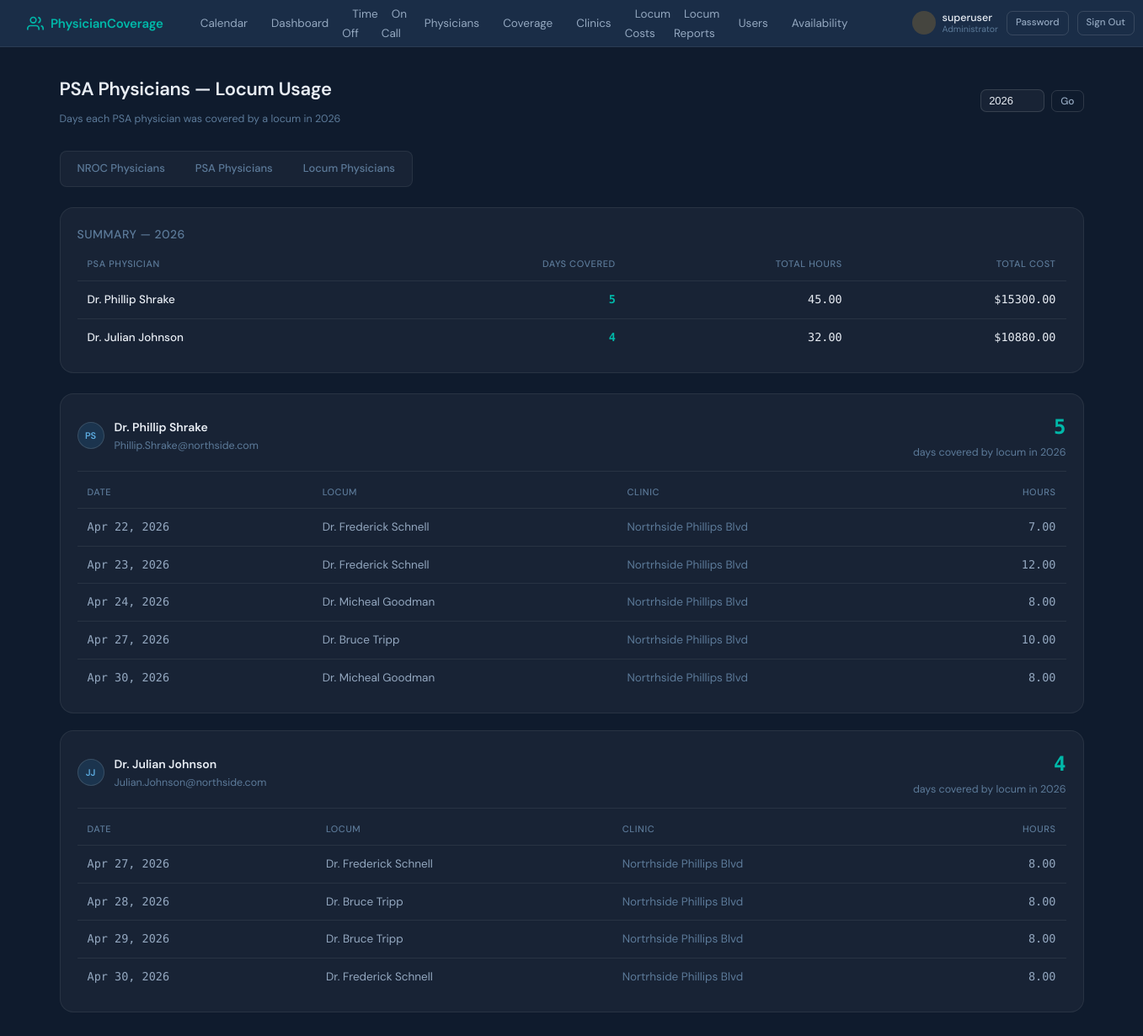
The page /physicians/psa/coverage-requests/ (signed in) on the database as committed earlier.
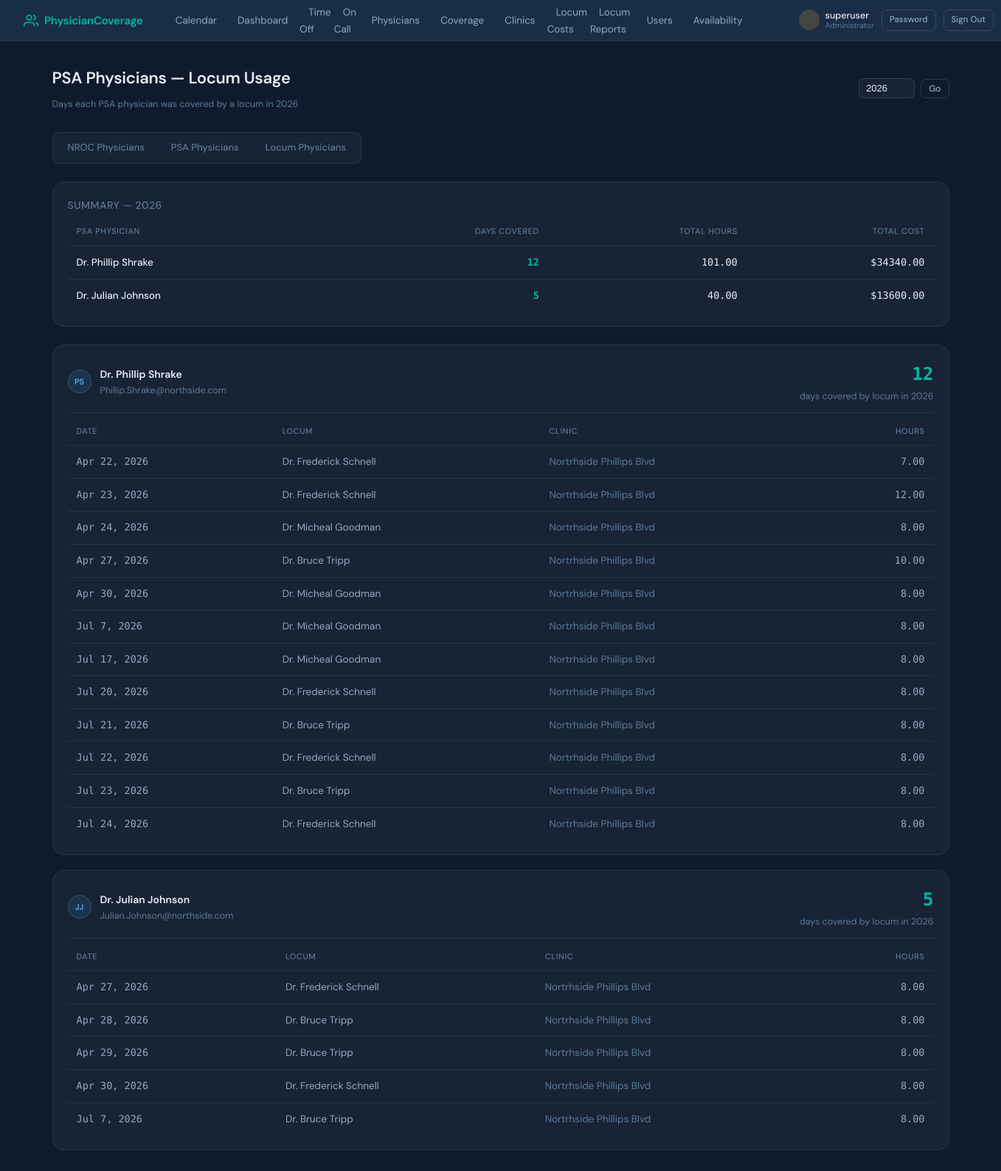
The same page on the database as committed later.
### coverage_tracker/models.py (models this page shows, shortened)
class Physician(models.Model):
    PHYSICIAN_TYPE_CHOICES = [
        ('regular', 'NROC Physician'),
        ('locum', 'Locum / Covering Physician'),
        ('psa', 'PSA Physician'),
    ]
    user = models.OneToOneField(User, on_delete=models.CASCADE, null=True, blank=True)
    first_name = models.CharField(max_length=100)
    last_name = models.CharField(max_length=100)
    email = models.EmailField(unique=True)
    physician_type = models.CharField(max_length=10, choices=PHYSICIAN_TYPE_CHOICES, default='regular')
    total_vacation_days = models.PositiveIntegerField(
        default=20,
        help_text="Annual vacation day allocation (for NROC physicians)"
    )
    total_cme_days = models.PositiveIntegerField(
        default=5,
        help_text="Annual CME / education day allocation"
    )
    daily_rate = models.DecimalField(
        max_digits=10, decimal_places=2, null=True, blank=True,
        help_text="Legacy / standard daily rate (kept for reference — hourly rate is used for pay)"
    )
    hourly_rate = models.DecimalField(
        max_digits=10, decimal_places=2, null=True, blank=True,
        help_text="Hourly rate for locum physicians. Daily pay = hourly rate × hours worked."
    )
    agency = models.CharField(
        max_length=200, blank=True,
        help_text="Staffing agency name (for locum physicians)"
    )
    availability_notes = models.TextField(
        blank=True,
        help_text="Free-text availability note shown on the availability page (e.g. 'Out until October — maternity leave')."
    )
    is_active = models.BooleanField(default=True)
    class Meta:
        ordering = ['physician_type', 'last_name', 'first_name']
    def __str__(self):
        return f"Dr. {self.first_name} {self.last_name}"

class CoverageAssignment(models.Model):
    clinic = models.ForeignKey(Clinic, on_delete=models.CASCADE, related_name='coverage_assignments')
    hours = models.DecimalField(max_digits=5, decimal_places=2, null=True, blank=True)
    covering_physician = models.ForeignKey(
        Physician, on_delete=models.CASCADE, related_name='coverage_assignments',
        null=True, blank=True,
        limit_choices_to={'physician_type': 'locum'},
        help_text="Locum physician providing coverage"
    )
    covered_physician = models.ForeignKey(
        Physician, on_delete=models.CASCADE, related_name='covered_assignments',
        null=True, blank=True,
        limit_choices_to={'physician_type': 'regular'},
        help_text="NROC physician being covered (optional)"
    )
    date = models.DateField()
    no_coverage_needed = models.BooleanField(
        default=False,
        help_text="Mark this day as resolved without assigning a locum (e.g., half day, shift swapped)."
    )
    no_coverage_reason = models.CharField(
        max_length=255, blank=True,
        help_text="Required reason when 'no coverage needed' is set (e.g., 'half day', 'physician swapped shift')."
    )
    hourly_rate_override = models.DecimalField(
        max_digits=10, decimal_places=2, null=True, blank=True,
        help_text="Override the locum's standard hourly rate for this specific assignment"
    )
    daily_rate_override = models.DecimalField(
        max_digits=10, decimal_places=2, null=True, blank=True,
        help_text="Override the locum's standard daily rate for this specific assignment"
    )
    notes = models.TextField(blank=True)
    created_at = models.DateTimeField(auto_now_add=True)
    class Meta:
        ordering = ['date', 'clinic']
        constraints = [
            models.UniqueConstraint(
                fields=['clinic', 'covering_physician', 'date'],
                condition=models.Q(covering_physician__isnull=False),
                name='unique_clinic_locum_date_when_assigned',
            ),
            models.UniqueConstraint(
                fields=['covered_physician', 'date'],
                condition=models.Q(no_coverage_needed=True),
                name='unique_no_coverage_per_covered_physician_per_day',
            ),
        ]
    @property
    def effective_hourly_rate(self):
        if self.no_coverage_needed or self.covering_physician is None:   # ← NEW guard
            return Decimal('0.00')
        if self.hourly_rate_override is not None:
            return self.hourly_rate_override
        return self.covering_physician.hourly_rate or Decimal('0.00')
    @property
    def effective_daily_rate(self):
        if self.no_coverage_needed or self.covering_physician is None:   # ← NEW guard
            return Decimal('0.00')
        if self.hourly_rate_override is not None or self.covering_physician.hourly_rate:
            hours = self.hours if self.hours is not None else Decimal('0.00')   # ← null-safe
            return (self.effective_hourly_rate * hours).quantize(Decimal('0.01'))
        if self.daily_rate_override is not None:
            return self.daily_rate_override
        return self.covering_physician.daily_rate or Decimal('0.00')
    @property
    def cost(self):
        return self.effective_daily_rate

class Clinic(models.Model):
    name = models.CharField(max_length=200)
    location = models.CharField(max_length=200, blank=True)
    regular_physicians = models.ManyToManyField(
        'Physician',
        blank=True,
        related_name='assigned_clinics',
        limit_choices_to={'physician_type__in': ['regular', 'psa']},
        help_text= "NROC and PSA physicians permanently assigned to this clinic"
    )
    is_active = models.BooleanField(default=True)
    class Meta:
        ordering = ['name']

### coverage_tracker/views.py (the view)
# urls.py: path('physicians/psa/coverage-requests/', views.psa_coverage_request_view, name='psa_coverage_request'),
@login_required_custom
def psa_coverage_request_view(request):
    year = _int_param(request, 'year', date.today().year)
    physicians = Physician.objects.filter(is_active=True, physician_type='psa').order_by('last_name', 'first_name')
    data = []
    for p in physicians:
        assignments = CoverageAssignment.objects.filter(
            covered_physician=p, date__year=year, no_coverage_needed=False,
        ).select_related('covering_physician', 'clinic').order_by('date')
        total_hours = sum(((a.hours or Decimal('0.00')) for a in assignments), Decimal('0.00'))
        total_cost = sum((a.cost for a in assignments), Decimal('0.00'))
        data.append({
            'physician': p,
            'assignments': assignments,
            'total': len(assignments),
            'total_hours': total_hours,
            'total_cost': total_cost,
        })
    data.sort(key=lambda r: r['total'], reverse=True)
    return render(request, 'coverage_tracker/psa_coverage_requests.html', {
        'data': data,
        'year': year,
    })

### coverage_tracker/context_processors.py (called while the page is built)
def user_profile(request):
    if request.user.is_authenticated:
        try:
            _ = request.user.profile
        except Exception:
            UserProfile.objects.get_or_create(
                user=request.user,
                defaults={'role': 'admin' if request.user.is_superuser else 'physician'}
            )
    return {}

### coverage_tracker/models.py (called while the page is built)
    @property
    def is_admin(self):
        return self.role == 'admin' or self.user.is_superuser

    @property
    def is_nursing(self):
        return self.role == 'nursing'

### coverage_tracker/views.py (called while the page is built)
def _int_param(request, name, default):
    try:
        return int(request.GET.get(name, default))
    except (TypeError, ValueError):
        return default

### coverage_tracker/templates/coverage_tracker/psa_coverage_requests.html (shortened to what the changed rows need)
{% extends "coverage_tracker/base.html" %}
{% block content %}
<div class="page-header">
  <div>
    <h1>PSA Physicians — Locum Usage</h1>
  </div>
</div>
{% if data %}
<div class="card" style="margin-bottom:1.5rem;">
  <div class="table-wrap">
    <table>
      <thead>
        <tr>
           <th>PSA Physician</th>
          <th style="text-align:right;">Days Covered</th>
          <th style="text-align:right;">Total Hours</th>
          <th style="text-align:right;">Total Cost</th>
        </tr>
      </thead>
      <tbody>
        {% for row in data %}
        <tr>
          <td>
            <a href="#physician-{{ row.physician.pk }}" style="color:var(--text);text-decoration:none;font-weight:500;">
              Dr. {{ row.physician.first_name }} {{ row.physician.last_name }}
            </a>
          </td>
          <td style="text-align:right;font-family:'DM Mono',monospace;font-weight:600;{% if row.total > 0 %}color:var(--teal);{% else %}color:var(--text-3);{% endif %}">
            {{ row.total }}
          </td>
          <td style="text-align:right;font-family:'DM Mono',monospace;{% if row.total > 0 %}color:var(--text);{% else %}color:var(--text-3);{% endif %}">
            {{ row.total_hours|floatformat:2 }}
          </td>
          <td style="text-align:right;font-family:'DM Mono',monospace;{% if row.total > 0 %}color:var(--text);{% else %}color:var(--text-3);{% endif %}">
            ${{ row.total_cost|floatformat:2 }}
          </td>
        </tr>
        {% endfor %}
      </tbody>
    </table>
  </div>
</div>
{% for row in data %}
{% if row.assignments %}
<div id="physician-{{ row.physician.pk }}" class="card" style="margin-bottom:1.25rem;">
  <div style="display:flex;align-items:center;justify-content:space-between;margin-bottom:1rem;padding-bottom:0.75rem;border-bottom:1px solid var(--border);">
    <div class="flex items-center gap-3">
      <div class="avatar avatar-psa">
        {{ row.physician.first_name.0 }}{{ row.physician.last_name.0 }}
      </div>
      <div>
        <a href="/physicians/{{ row.physician.pk }}/" style="font-weight:600;color:var(--text);text-decoration:none;">
          Dr. {{ row.physician.first_name }} {{ row.physician.last_name }}
        </a>
        <div class="text-muted text-sm">{{ row.physician.email }}</div>
      </div>
    </div>
    <div style="text-align:right;">
      <div style="font-size:24px;font-weight:700;font-family:'DM Mono',monospace;color:var(--teal);">{{ row.total }}</div>
      <div class="text-muted text-sm">day{{ row.total|pluralize }} covered by locum in {{ year }}</div>
    </div>
  </div>
  <div class="table-wrap">
    <table>
      <thead>
        <tr>
          <th>Date</th>
          <th>Locum</th>
          <th>Clinic</th>
          <th style="text-align:right;">Hours</th>
        </tr>
      </thead>
      <tbody>
        {% for a in row.assignments %}
        <tr>
          <td style="font-family:'DM Mono',monospace;font-weight:500;">{{ a.date|date:"M j, Y" }}</td>
          <td>{{ a.covering_physician }}</td>
          <td class="text-muted">{{ a.clinic.name|default:"—" }}</td>
          <td style="text-align:right;font-family:'DM Mono',monospace;">{{ a.hours }}</td>
        </tr>
        {% endfor %}
      </tbody>
    </table>
  </div>
</div>
{% endif %}
{% endfor %}
{% else %}
<div class="card">
  <div class="empty-state" style="padding:2rem;text-align:center;">
    No PSA physicians found. <a href="/physicians/add/?type=psa" style="color:var(--teal);">Add one</a>.
  </div>
</div>
{% endif %}
{% endblock %}

Rows that differ between the two databases and show on the page:
computed for Physician "Phillip": total "5" → "12"; total_hours "45.00" → "101.00"; total_cost "15300.00" → "34340.00"
computed for Physician "Julian": total "4" → "5"; total_hours "32.00" → "40.00"; total_cost "10880.00" → "13600.00"
added CoverageAssignment: date "Jul 7, 2026", covering_physician "Dr. Micheal Goodman", clinic.name "Nortrhside Phillips Blvd", hours "8.00", shown under Physician "Phillip"
added CoverageAssignment: date "Jul 17, 2026", covering_physician "Dr. Micheal Goodman", clinic.name "Nortrhside Phillips Blvd", hours "8.00", shown under Physician "Phillip"
added CoverageAssignment: date "Jul 20, 2026", covering_physician "Dr. Frederick Schnell", clinic.name "Nortrhside Phillips Blvd", hours "8.00", shown under Physician "Phillip"
added CoverageAssignment: date "Jul 21, 2026", covering_physician "Dr. Bruce Tripp", clinic.name "Nortrhside Phillips Blvd", hours "8.00", shown under Physician "Phillip"
added CoverageAssignment: date "Jul 22, 2026", covering_physician "Dr. Frederick Schnell", clinic.name "Nortrhside Phillips Blvd", hours "8.00", shown under Physician "Phillip"
added CoverageAssignment: date "Jul 23, 2026", covering_physician "Dr. Bruce Tripp", clinic.name "Nortrhside Phillips Blvd", hours "8.00", shown under Physician "Phillip"
added CoverageAssignment: date "Jul 24, 2026", covering_physician "Dr. Frederick Schnell", clinic.name "Nortrhside Phillips Blvd", hours "8.00", shown under Physician "Phillip"
added CoverageAssignment: date "Jul 7, 2026", covering_physician "Dr. Bruce Tripp", clinic.name "Nortrhside Phillips Blvd", hours "8.00", shown under Physician "Julian"
